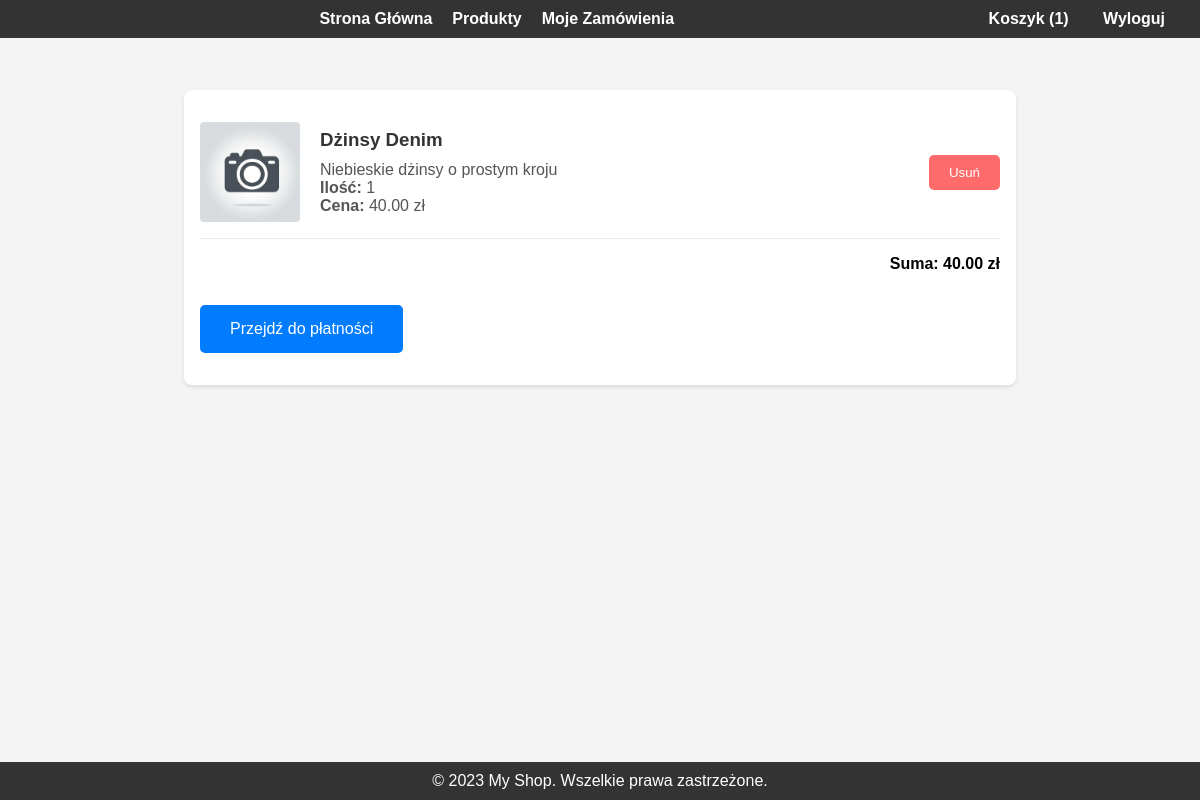
The app's page /cart/ (signed in) with its own data.
### shop/models.py (models this page shows, shortened)
class Cart(models.Model):
    user = models.ForeignKey('auth.User', on_delete=models.CASCADE)
    product = models.ForeignKey(Product, on_delete=models.CASCADE)
    quantity = models.IntegerField()

class Product(models.Model):
    name = models.CharField(max_length=100)
    description = models.TextField()
    price = models.DecimalField(max_digits=10, decimal_places=2)
    stock = models.IntegerField()
    photo = models.ImageField(upload_to='products/',null=True, blank=True)

### shop/views.py (the view)
# urls.py: path('cart/', views.cart_detail, name='cart_detail'),
def cart_detail(request):
    cart_items = Cart.objects.filter(user=request.user)
    total_price = sum(item.product.price * item.quantity for item in cart_items)
    return render(request, 'cart_detail.html', {'cart_items': cart_items, 'total_price': total_price})

### shop/context_processors.py (called while the page is built)
def cart_item_count(request):
    if request.user.is_authenticated:
        return {'cart_item_count': Cart.objects.filter(user=request.user).count()}
    return {'cart_item_count': 0}

### templates/cart_detail.html (shortened to what this page needs)
{% extends 'base.html' %}
{% load static %}
{% load i18n %}
{% load  %}
{% block content %}
<div class="cart-container">
    {% for item in cart_items %}
        <div class="cart-item">
            <img class="product-image" src="{% if product.photo %}{{ product.img_url }}{% else %}{% static 'images/placeholder.png' %}{% endif %}" alt="{{ product.name }}">
            <div class="cart-item-details">
                <h3>{{ item.product.name }}</h3>
                <p>{{ item.product.description }}</p>
                <p><strong>{% trans "Ilość" %}:</strong> {{ item.quantity }}</p>
                <p><strong>{% trans "Cena" %}:</strong> {{ item.product.price }} zł</p>
            </div>
            <form action="{% url 'remove_from_cart' item.id %}" method="post" class="remove-item-form">
                <button type="submit" class="remove-item-btn">{% trans "Usuń" %}</button>
            </form>
        </div>
    {% empty %}
        <p class="empty-cart-message">{% trans "Twój koszyk jest pusty." %}</p>
    {% endfor %}
    {% if cart_items %}
    <div class="summary-price">
        {% trans "Suma:" %} {{ total_price|floatformat:2 }} zł
    </div>
    <a href="{% url 'payment_page' %}" class="place-order-btn">Przejdź do płatności</a>
{% endif %}
</div>
{% endblock content %}

### templates/base.html (style rules this page uses)
body { font-family: Arial, sans-serif; margin: 0; padding: 0; background-color: #f4f4f4; }

### templates/cart_detail.html (style rules this page uses)
.cart-container { max-width: 800px; margin: 2em auto; padding: 1em; background: #fff; border-radius: 8px; box-shadow: 0 2px 4px rgba(0, 0, 0, 0.1); }
.cart-item { display: flex; align-items: center; border-bottom: 1px solid #eee; padding: 1em 0; }
.cart-item img { width: 100px; height: 100px; object-fit: cover; margin-right: 20px; border-radius: 4px; }
.cart-item-details { flex-grow: 1; }
.cart-item-details h3 { margin: 0 0 0.5em 0; color: #333; }
.cart-item-details p { margin: 0; color: #555; }
.remove-item-btn { padding: 10px 20px; background-color: #ff6b6b; color: white; border: none; border-radius: 5px; cursor: pointer; transition: background-color 0.3s; }
.place-order-btn { padding: 15px 30px; background-color: #017cff; color: white; border: none; border-radius: 5px; cursor: pointer; transition: background-color 0.3s; text-decoration: none; display: inline-block; margin: 1em 0; }
.summary-price { text-align: right; font-weight: bold; padding: 1em 0; }

### records on screen
Cart: product.name "Dżinsy Denim", product.description "Niebieskie dżinsy o prostym kroju", quantity "1", product.price "40.00"

### other values on screen
{{ cart_item_count }} "1"
{{ total_price|floatformat:2 }} "40.00"
